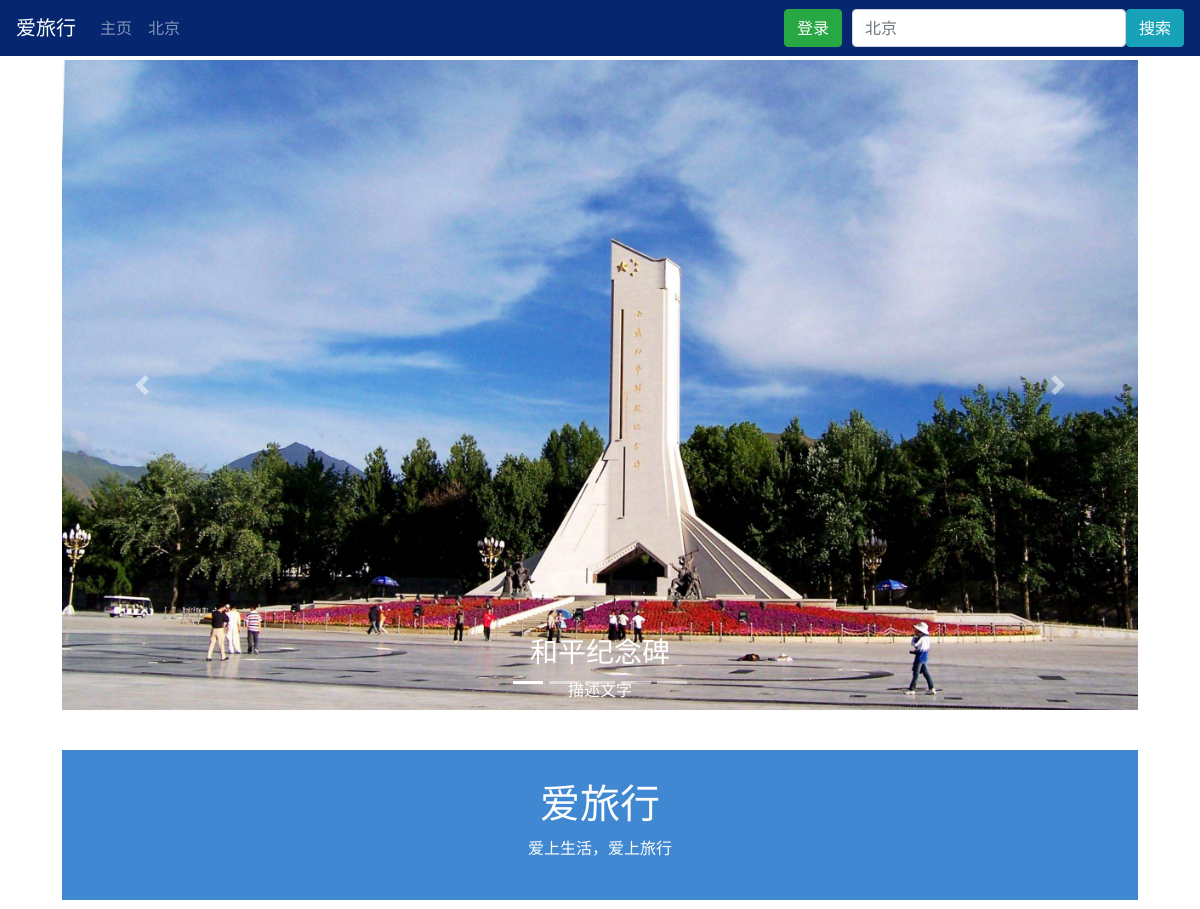
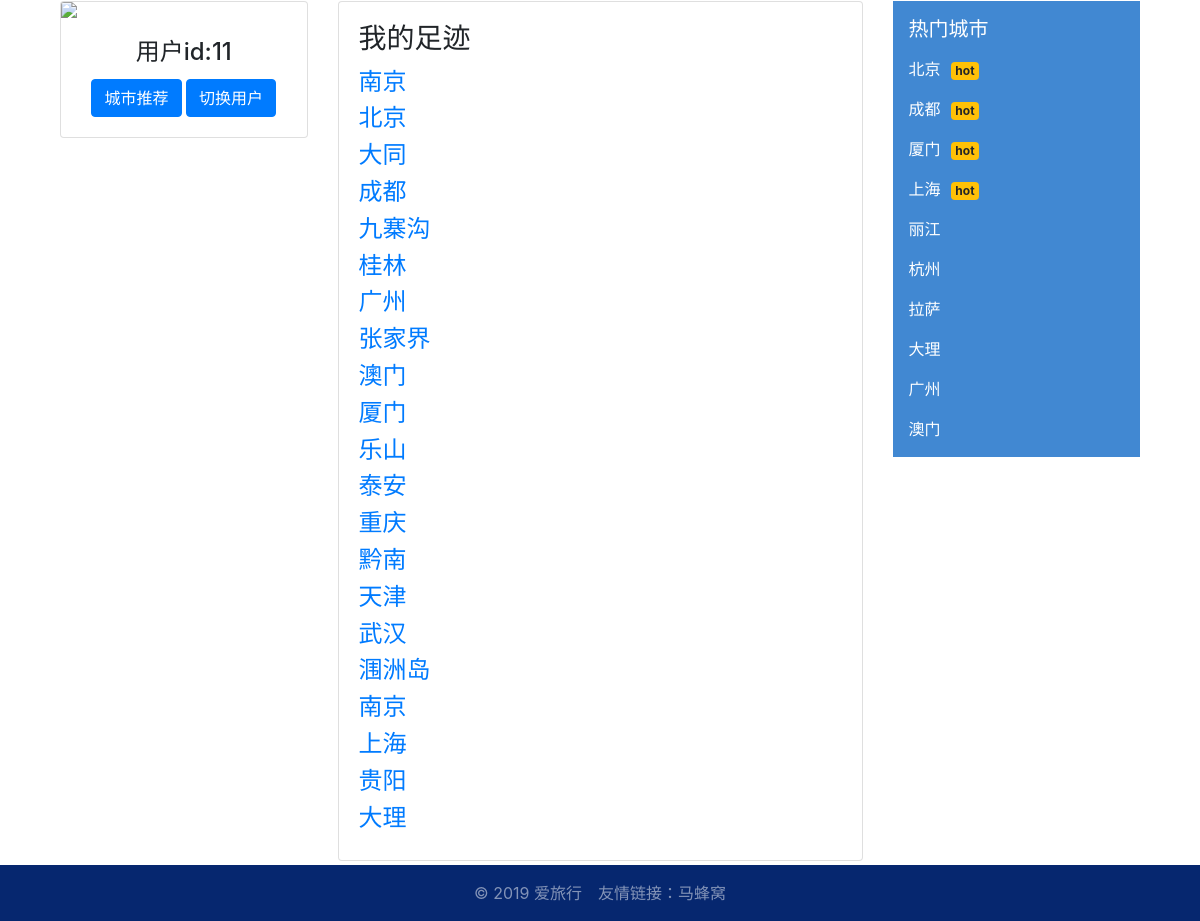
The app's page /11/ with its own data (2 pictures, top to bottom).
### TravelRecommend/models.py (models this page shows, shortened)
class CityInfo(models.Model):
    spot_id = models.IntegerField(unique=True)
    spot_name = models.CharField(max_length=32)
    intro = models.CharField(max_length=300,default="简介完善中……")

### TravelRecommend/views.py (the view)
# urls.py: path("<int:id>/", tr_views.user_index),
def user_index(request, id):
    routes = UserCF.UserBasedCF.my_route(id)
    print("ID:",id)
    return render(request,'index.html', {'routes': routes, 'user_id': id})

### TravelRecommend/UserCF.py (called while the page is built)
    def get_dataset(self, pivot=0.75):
        trainSet_len = 0
        testSet_len = 0
        for line_train in models.UserToCity.objects.all()\
                .values_list('user_id__user_id', 'spot_id__spot_id', 'rating', 'timestamp'):
            user, spot, rating, timestamp = line_train
            if user not in self.user_spot:
                self.user_spot[user] = [spot]
            else:
                self.user_spot[user].append(spot)
            self.trainSet.setdefault(user, {})
            self.trainSet[user][spot] = rating
            trainSet_len += 1
            if random.random() < 1-pivot:
                self.testSet.setdefault(user, {})
                self.testSet[user][spot] = rating
                testSet_len += 1
        print('Split trainingSet and testSet success!')
        print('TrainSet = %s' % trainSet_len)
        print('TestSet = %s' % testSet_len)

    def recommend(self, user):
        K = self.n_sim_user
        N = self.n_rec_spot
        rank = {}
        watched_spots = self.trainSet[user]
        for v, wuv in sorted(self.user_sim_matrix[user].items(), key=itemgetter(1), reverse=True)[0:K]:
            for spot in self.trainSet[v]:
                if spot in watched_spots:
                    continue
                rank.setdefault(spot, 0)
                rank[spot] += wuv
        return sorted(rank.items(), key=itemgetter(1), reverse=True)[0:N]

    def evaluate(self):
        print("Evaluation start ...")
        N = self.n_rec_spot
        hit = 0
        rec_count = 0
        test_count = 0
        all_rec_spots = set()
        for i, user, in enumerate(self.trainSet):
            test_spots = self.testSet.get(user, {})
            rec_spots = self.recommend(user)
            for spot, w in rec_spots:
                if spot in test_spots:
                    hit += 1
                all_rec_spots.add(spot)
            rec_count += N
            test_count += len(test_spots)
        precision = 1 - hit / (1.0 * rec_count)
        recall = hit / (1.0 * test_count)
        coverage = len(all_rec_spots) / (1.0 * self.spot_count)
        print('precisioin=%.4f\trecall=%.4f\tcoverage=%.4f' % (precision, recall, coverage))

### TravelRecommend/templates/index.html (shortened to what this page needs)
{% extends 'base.html' %}
{% load staticfiles %}
{% block content %}
    <div class="container">
    {% include 'carousel.html' %}
		<div id="banner" style="margin:0 auto;width:97%;margin-top: 40px;margin-bottom: 10px;height:150px;background-color:#4188D2;background-size: cover;">
		<header class="text-center" style="padding-top:30px ;color: #FCFCFC">
			<h1>爱旅行</h1>
			<p>爱上生活，爱上旅行</p>
		</header>
	</div>
	<div class="container" style="margin-top: 10px">
		<div class="row">
			<div class="col-3">
				<div class="card" style="">
				    <img class="card-img-top" src="{% static "image/user.jpg" %}" style="width:100%">
				    <div class="card-body" style="text-align: center">
				        <h4 class="card-title">用户id:{{ user_id }}</h4>
                        <a href="recommend/" class="btn btn-primary">城市推荐</a>
                        <a href="/login/" class="btn btn-primary">切换用户</a>
				    </div>
				  </div>
			</div>
			<div class="col-6">
					<div class="card" style="">
					    <div class="card-body">
				        <h3 class="card-title">我的足迹</h3>
                            {% for route in routes %}
                                <a href="/{{ route }}/"><h4>{{ route }}</h4></a>
                            {% endfor %}
				    </div>
				  </div>
			</div>
		<div class="col">
			<nav class="navbar navbar-dark" style="background-color: #4188D2	">
			  <ul class="navbar-nav">
                  <a class="navbar-brand" href="/">热门城市</a>
			    <li class="nav-item active">
			      <a class="nav-link" href="/北京/">北京<span class="badge badge-warning" style="margin-left: 10px">hot</span></a>
			      <a class="nav-link" href="/成都/">成都<span class="badge badge-warning" style="margin-left: 10px">hot</span></a>
			      <a class="nav-link" href="/厦门/">厦门<span class="badge badge-warning" style="margin-left: 10px">hot</span></a>
			      <a class="nav-link" href="/上海/">上海<span class="badge badge-warning" style="margin-left: 10px">hot</span></a>
			      <a class="nav-link" href="/丽江/">丽江</a>
			      <a class="nav-link" href="/杭州/">杭州</a>
			      <a class="nav-link" href="/拉萨/">拉萨</a>
			      <a class="nav-link" href="/大理/">大理</a>
			      <a class="nav-link" href="/广州/">广州</a>
			      <a class="nav-link" href="/澳门/">澳门</a>
			    </li>
			  </ul>
			</nav>
		</div>
	</div>
</div>
</div>
{% endblock %}

### TravelRecommend/templates/carousel.html (style rules this page uses)
img { width: 100%; }

### records on screen
CityInfo: routes "南京" "南京"
CityInfo: routes "北京"
CityInfo: routes "大同"
CityInfo: routes "成都"
CityInfo: routes "九寨沟"
CityInfo: routes "桂林"
CityInfo: routes "广州"
CityInfo: routes "张家界"
CityInfo: routes "澳门"
CityInfo: routes "厦门"
CityInfo: routes "乐山"
CityInfo: routes "泰安"
CityInfo: routes "重庆"
CityInfo: routes "黔南"
CityInfo: routes "天津"
CityInfo: routes "武汉"
CityInfo: routes "涠洲岛"
CityInfo: routes "上海"
CityInfo: routes "贵阳"
CityInfo: routes "大理"

### other values on screen
{{ user_id }} "11"
